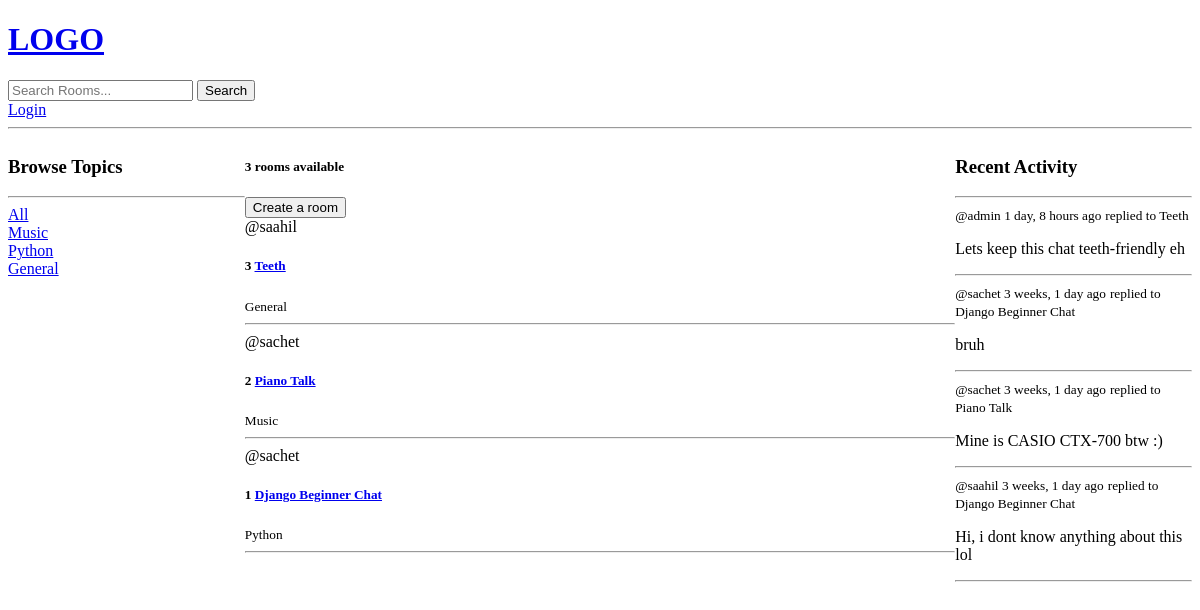
The page /base/ on the database as committed earlier.
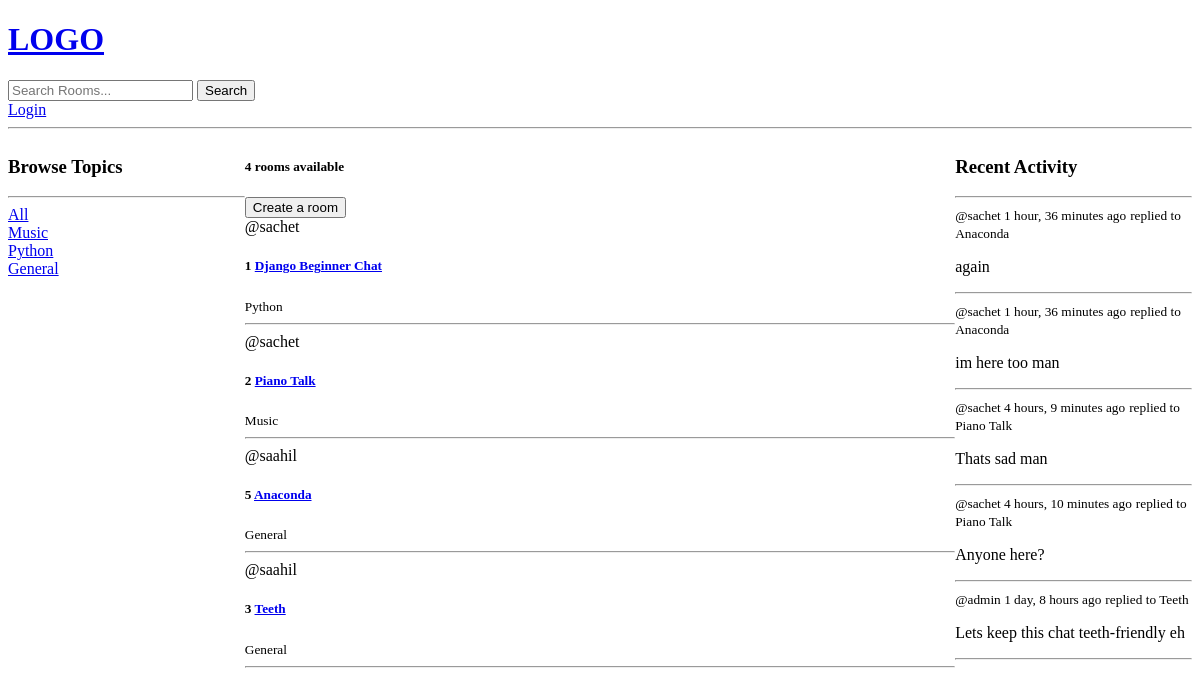
The same page on the database as committed later.
### base/models.py (models this page shows, shortened)
class Topic(models.Model):
    name= models.CharField(max_length= 50)

class Room(models.Model):
    host = models.ForeignKey(User, on_delete= models.SET_NULL, null= True)
    topic = models.ForeignKey(Topic, on_delete= models.SET_NULL, null= True)
    name= models.CharField(max_length= 100)
    description= models.TextField(null= True, blank= True )
    participants= models.ManyToManyField(User, related_name= 'participants', blank=True)
    created = models.DateTimeField(auto_now_add = True)
    updated = models.DateTimeField(auto_now= True)
    class Meta:
        ordering= ['-updated', '-created']
    def __str__(self):
        return self.name

class Message(models.Model):
    user = models.ForeignKey(User, on_delete= models.CASCADE)
    room= models.ForeignKey(Room, on_delete= models.CASCADE, related_name= 'messages')
    body = models.TextField()
    created = models.DateTimeField(auto_now_add= True)
    updated = models.DateTimeField(auto_now= True)
    def __str__(self):
        return self.body[:50]

### base/views.py (the view)
# urls.py: path('', views.home, name= 'home'),
def home(request):
    q= request.GET.get('q', '')
    rooms= Room.objects.filter(
        Q(topic__name__icontains = q) |
        Q(name__icontains = q) |
        Q(description__icontains = q)
    )
    room_count = rooms.count()
    last_n_recent = 5
    messages = Message.objects.filter(Q(body__icontains = q) | Q(room__name__icontains = q)).order_by('-updated')[:last_n_recent]
    topics= Topic.objects.all()
    context= {
        'rooms': rooms,
        'topics': topics,
        'room_count': room_count,
        'recent_messages': messages
    }
    return render(request,
                  'base/home.html',
                  context
                  )

### base/templates/base/home.html (shortened to what this page needs)
{% extends 'main.html' %}
{% block content %}
<div class="home-container">
    <div class="sidebar">
        {% include 'base/topics_component.html' %}
    </div>
    <div class="content">
        <h5> {{room_count}} rooms available </h5>
        <a href= "{% url 'create_room' %}"><button> Create a room </button> </a>
        {% include 'base/feed_component.html' %}
    </div>
    <div class="recent-activities">
        {% include 'base/activity_component.html' %}
    </div>
</div>
{% endblock content %}

### base/templates/base/topics_component.html
<h3> Browse Topics </h3>
<hr>
<div>
    <a href=" {% url 'home' %}"> All </a>
</div>
{% for topic in topics %}
<div>
    <a href=" {% url 'home' %}?q={{topic.name}}"> {{topic.name}} </a>
</div>
{% endfor %}

### base/templates/base/feed_component.html (shortened to what this page needs)
<div>
            {% for room in rooms %}
                <div>
                    <span> @{{room.host.username}} </span>
                    <h5> {{room.id}} <a href= "{% url 'room' room.id %}"> {{room.name}} </a> </h5>
                    <small> {{room.topic.name}}</small>
                    <br>
                    <hr>
                </div>
            {% endfor %}
        </div>

### base/templates/base/activity_component.html
<h3>Recent Activity</h3>
<hr>
{% for message in recent_messages %}
    <div>
        <small> @{{message.user}}   {{message.created|timesince}} ago</small>
        <small> replied to {{message.room}}</small>
        <p> {{message}} </p>
    </div>
    <hr>
{% endfor %}

Rows that differ between the two databases and show on the page:
removed Message: user "sachet", created "3 weeks, 1 day", room "Django Beginner Chat", body "bruh"
no longer on this page (row unchanged): Message: user "sachet", created "3 weeks, 1 day", room "Piano Talk", body "Mine is CASIO CTX-700 btw :)"
no longer on this page (row unchanged): Message: user "saahil", created "3 weeks, 1 day", room "Django Beginner Chat", body "Hi, i dont know anything about this lol"
changed Room "Django Beginner Chat": moves up the list
changed Room "Piano Talk": moves down the list
added Room: host.username "saahil", id "5", name "Anaconda", topic.name "General"
added Message: user "sachet", created "1 hour, 36 minutes", room "Anaconda", body "again"
added Message: user "sachet", created "1 hour, 36 minutes", room "Anaconda", body "im here too man"
added Message: user "sachet", created "4 hours, 9 minutes", room "Piano Talk", body "Thats sad man"
added Message: user "sachet", created "4 hours, 10 minutes", room "Piano Talk", body "Anyone here?"
Other text that changed with them:
{{ room_count }}: "3" → "4"
